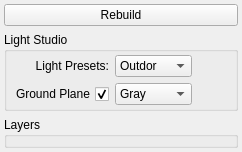
                 <widget class="QWidget" name="tab_2">
                  <attribute name="title">
                   <string>OpenGL</string>
                  </attribute>
                  <layout class="QVBoxLayout" name="verticalLayout_7" stretch="0,0,1">
                   <property name="margin">
                    <number>4</number>
                   </property>
                   <item>
                    <widget class="QPushButton" name="reload_rig_btn2">
                     <property name="text">
                      <string>Rebuild</string>
                     </property>
                    </widget>
                   </item>
                   <item>
                    <widget class="QGroupBox" name="light_setup_ogl_grp">
                     <property name="title">
                      <string>Light Studio</string>
                     </property>
                     <layout class="QVBoxLayout" name="verticalLayout_2">
                      <property name="margin">
                       <number>3</number>
                      </property>
                      <item>
                       <layout class="QGridLayout" name="gridLayout_3" columnstretch="0,0,0">
                        <item row="0" column="0">
                         <widget class="QLabel" name="label_5">
                          <property name="text">
                           <string>Light Presets:</string>
                          </property>
                          <property name="alignment">
                           <set>Qt::AlignRight|Qt::AlignTrailing|Qt::AlignVCenter</set>
                          </property>
                         </widget>
                        </item>
                        <item row="0" column="1">
                         <widget class="QComboBox" name="ogl_scene_preset_cbb">
                          <item>
                           <property name="text">
                            <string>Outdor</string>
                           </property>
                          </item>
                          <item>
                           <property name="text">
                            <string>Studio</string>
                           </property>
                          </item>
                         </widget>
                        </item>
                        <item row="1" column="0">
                         <widget class="QCheckBox" name="ogl_use_ground_plane_cbx">
                          <property name="layoutDirection">
                           <enum>Qt::RightToLeft</enum>
                          </property>
                          <property name="text">
                           <string>Ground Plane</string>
                          </property>
                          <property name="checked">
                           <bool>true</bool>
                          </property>
                         </widget>
                        </item>
                        <item row="1" column="1">
                         <widget class="QComboBox" name="ogl_ground_plane_texture_cbb">
                          <item>
                           <property name="text">
                            <string>Gray</string>
                           </property>
                          </item>
                          <item>
                           <property name="text">
                            <string>Checher</string>
                           </property>
                          </item>
                          <item>
                           <property name="text">
                            <string>Grid</string>
                           </property>
                          </item>
                         </widget>
                        </item>
                        <item row="0" column="2">
                         <spacer name="horizontalSpacer_3">
                          <property name="orientation">
                           <enum>Qt::Horizontal</enum>
                          </property>
                          <property name="sizeHint" stdset="0">
                           <size>
                            <width>40</width>
                            <height>20</height>
                           </size>
                          </property>
                         </spacer>
                        </item>
                       </layout>
                      </item>
                     </layout>
                    </widget>
                   </item>
                   <item>
                    <widget class="QGroupBox" name="groupBox_9">
                     <property name="title">
                      <string>Layers</string>
                     </property>
                     <layout class="QVBoxLayout" name="verticalLayout_6">
                      <property name="spacing">
                       <number>3</number>
                      </property>
                      <property name="margin">
                       <number>3</number>
                      </property>
                      <item>
                       <layout class="QVBoxLayout" name="ogl_shaders_ly"/>
                      </item>
                     </layout>
                     <zorder></zorder>
                    </widget>
                   </item>
                  </layout>
                 </widget>
